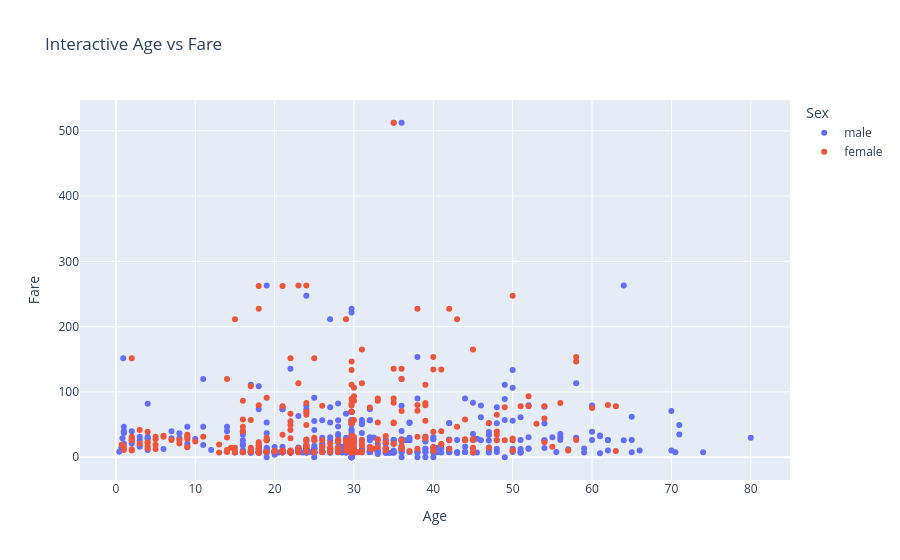

Notebook source saved alongside this figure:
### Markdown cell above
There is only a weak relationship between passenger age and fare.

### Code cell
# Interactive Plotly Chart
fig = px.scatter(df,
                 x='Age',
                 y='Fare',
                 color='Sex',
                 title='Interactive Age vs Fare')

fig.show()

### Figure 1 — Plotly figure (JSON) as saved in the notebook; plotly's stock layout.template omitted (floating-point values rounded to 4 significant figures; data arrays with more than 128 entries replaced by an {"elided": "..."} marker saying what was removed)
{"data": [{"hovertemplate": "Sex=male<br>Age=%{x}<br>Fare=%{y}<extra></extra>", "legendgroup": "male", "marker": {"color": "#636efa", "symbol": "circle"}, "mode": "markers", "name": "male", "orientation": "v", "showlegend": true, "type": "scatter", "x": {"elided": "577 float values"}, "xaxis": "x", "y": {"elided": "577 float values"}, "yaxis": "y"}, {"hovertemplate": "Sex=female<br>Age=%{x}<br>Fare=%{y}<extra></extra>", "legendgroup": "female", "marker": {"color": "#EF553B", "symbol": "circle"}, "mode": "markers", "name": "female", "orientation": "v", "showlegend": true, "type": "scatter", "x": {"elided": "314 float values"}, "xaxis": "x", "y": {"elided": "314 float values"}, "yaxis": "y"}], "layout": {"legend": {"title": {"text": "Sex"}, "tracegroupgap": 0}, "title": {"text": "Interactive Age vs Fare"}, "xaxis": {"anchor": "y", "domain": [0, 1], "title": {"text": "Age"}}, "yaxis": {"anchor": "x", "domain": [0, 1], "title": {"text": "Fare"}}}}
